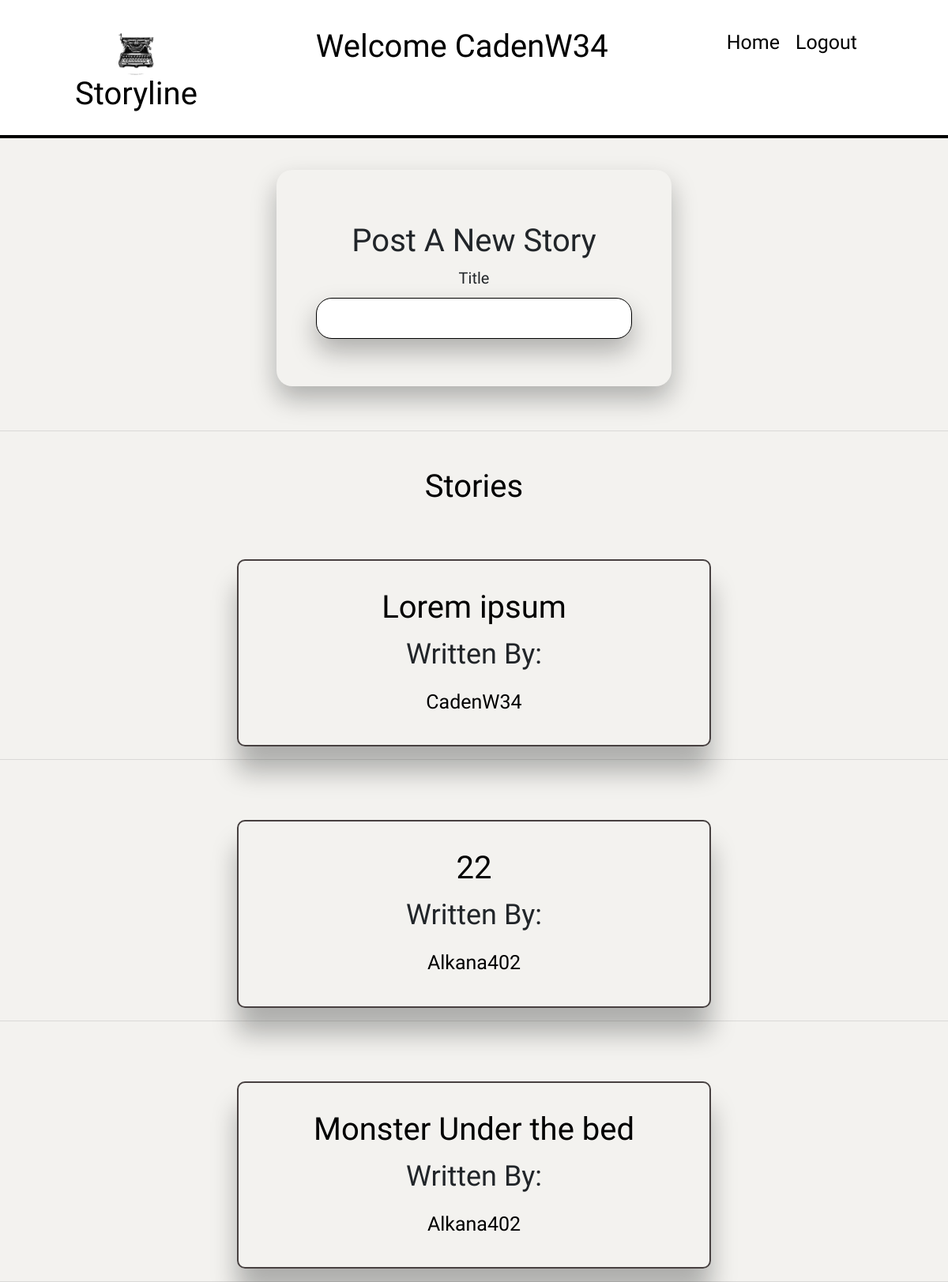
The page /dashboard (signed in) on the database its author committed.
### storylineapp/models.py (models this page shows)
class User(models.Model):
    first_name = models.CharField(max_length=255)
    last_name = models.CharField(max_length=255)
    username = models.CharField(max_length=255)
    email_address = models.CharField(max_length=255)
    password = models.CharField(max_length=255)
    created_at = models.DateTimeField(auto_now_add=True)
    updated_at = models.DateTimeField(auto_now=True)
    objects = UserManager()

class Story(models.Model):
    ACTION = 'action'
    COMEDY = 'comedy'
    SCIFI = 'sci-fi/fantasy'
    THRILLER = "thriller"
    HORROR = 'horror'
    DRAMA = 'drama'
    ROMANCE = 'romance'
    CHOICES = (
        (ACTION, 'action'),
        (COMEDY, 'comedy'),
        (SCIFI, "sci-fi/fantasy"),
        (THRILLER, 'mystery/thriller'),
        (HORROR, "horror"),
        (DRAMA, 'drama'),
        (ROMANCE, 'romance')
    )
    title = models.CharField(max_length=255)
    genre = models.CharField(max_length=255, choices=CHOICES, default=None)
    content = models.TextField(max_length=100000)
    writer_of_the_story = models.ForeignKey(User, related_name="author_of_the_story", on_delete=models.CASCADE)
    users_who_like = models.ManyToManyField(User, related_name='liked_stories')
    created_at = models.DateTimeField(auto_now_add=True)
    updated_at = models.DateTimeField(auto_now=True)
    objects = StoryManager()

### storylineapp/views.py (the view)
# urls.py: path('dashboard', views.dashboard),
def dashboard(request):
    if 'user_id' not in request.session:
        messages.error(request, "You need to log in")
        return redirect('/')
    user = User.objects.get(id=request.session['user_id'])
    context = {
        'user': user,
        'stories': Story.objects.all()
    }
    return render(request, 'dashboard.html', context)

### storylineapp/templates/dashboard.html (shortened to what this page needs)
<!DOCTYPE html>
<html lang="en">
<head>
    <link rel="stylesheet" href="https://cdn.jsdelivr.net/npm/bootstrap@4.6.0/dist/css/bootstrap.min.css">
    {% load static %}
    <link rel="stylesheet" href="{% static 'css/style.css' %}">
{%load thumbnail%}
</head>
<body>
        <header>
                <h1 class="storyline-header">
                    <a href="/dashboard"><img class="logo" src="{% static 'images/typewriter.jpg' %}"/>
                    </a>
                    Storyline</h1>
                    <a href="/profile/{{user.id}}"><h1>Welcome {{user.username}}</h1></a>
                <ul>
                    <li><a href="/dashboard">Home</a></li>
                    <li><a href="/logout">Logout</a></li>
                </ul>
            </header>
            <section class="dashboard">
            <div class="create-story">
                <div class="create-story-form">
                    <form action="create/story" method="POST">
                        <h1 class="text-center">Post A New Story</h1>
                        <label class="title" for="title">Title</label>
                        <input onclick="onButtonClickShow()" class="form-control" type="text" name="title">
                    </form>
                </div>
            </div>
            <hr>
            <h1 class="story-header">Stories</h1>
            {%for story in stories reversed%}
            <div class="story">
                <div class="story-blocks">
                    <a href="/story/{{story.id}}"><h1>{{story.title}}</h1></a>
                    <p>Written By: <a href="/profile/{{story.writer_of_the_story.id}}">{{story.writer_of_the_story.username}}</a></p>
                </div>
            </div>
            <hr>
            {%endfor%}
        </section>
</body>
</html>

### storylineapp/static/css/style.css (style rules this page uses)
* { margin: 0px; padding: 0px; }
html, body { height: 100%; }
h1 { font-family: 'Architects Daughter', cursive; }
.dashboard { background-color: #f3f2ef; width: 100%; min-height: 100vh; }
.logo { width: 60px; height: 60px; border-radius: 60px; }
.storyline-header { color: black; }
header { display: flex; justify-content: space-around; padding: 20px; background-color: #ffff; border-bottom: 4px solid black; }
ul { display: flex; justify-content: space-around; list-style: none; }
li { font-size: 26px; color: grey; margin-right: 20px; font-family: 'Birthstone', cursive; font-family: 'Ephesis', cursive; font-family: 'Lobster', cursive; }
a { display: block; text-align: center; color: black; text-decoration: none; margin-top: 15px; font-size: 25px; font-family: 'Architects Daughter', cursive; }
label { display: block; text-align: center; font-family: 'Architects Daughter', cursive; font-size: 20px; }
input, select, input[type="text"], input[type="password"] { align-items: center; width: 400px; font-family: 'Architects Daughter', cursive; font-size: 25px; margin: 10px auto; background-color: white; border: 1px solid black; border-radius: 20px; box-shadow: 0 1rem 2rem rgba(8, 7, 7, 0.287); }
.story { display: flex; justify-content: center; }
.story-blocks { padding: 20px; width: 50%; text-align: center; border-radius: 10px; border: 2px solid rgb(71, 64, 64); box-shadow: 0 2rem 2rem rgba(8, 10, 9, 0.287); font-family: 'Architects Daughter', cursive; font-size: 36px; margin-top: 60px; }
.create-story { display: flex; justify-content: center; }
.create-story-form { border-radius: 20px; box-shadow: 0 1rem 2rem rgba(8, 10, 9, 0.287); margin: 40px; padding: 50px; }
.story-header { padding-top: 30px; text-align: center; color: rgb(0, 0, 0); }

### rows shown on the page
User: username "CadenW34"
Story: title "Lorem ipsum", writer_of_the_story.username "CadenW34"
Story: title "22", writer_of_the_story.username "Alkana402"
Story: title "Monster Under the bed", writer_of_the_story.username "Alkana402"
